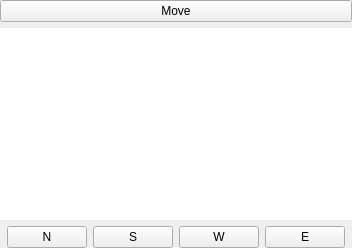
<?xml version="1.0" encoding="UTF-8"?>
<ui version="4.0">
 <class>RotatorWidget</class>
 <widget class="QDockWidget" name="RotatorWidget">
  <property name="geometry">
   <rect>
    <x>0</x>
    <y>0</y>
    <width>352</width>
    <height>248</height>
   </rect>
  </property>
  <property name="windowTitle">
   <string>Rotator</string>
  </property>
  <widget class="QWidget" name="centralwidget">
   <layout class="QVBoxLayout" name="verticalLayout">
    <property name="leftMargin">
     <number>0</number>
    </property>
    <property name="topMargin">
     <number>0</number>
    </property>
    <property name="rightMargin">
     <number>0</number>
    </property>
    <property name="bottomMargin">
     <number>0</number>
    </property>
    <item>
     <layout class="QHBoxLayout" name="horizontalLayout">
      <item>
       <widget class="QPushButton" name="pushButton">
        <property name="focusPolicy">
         <enum>Qt::FocusPolicy::NoFocus</enum>
        </property>
        <property name="text">
         <string>Move</string>
        </property>
       </widget>
      </item>
     </layout>
    </item>
    <item>
     <widget class="QGraphicsView" name="compassView">
      <property name="focusPolicy">
       <enum>Qt::FocusPolicy::ClickFocus</enum>
      </property>
      <property name="frameShape">
       <enum>QFrame::Shape::NoFrame</enum>
      </property>
      <property name="frameShadow">
       <enum>QFrame::Shadow::Plain</enum>
      </property>
      <property name="renderHints">
       <set>QPainter::RenderHint::Antialiasing|QPainter::RenderHint::SmoothPixmapTransform|QPainter::RenderHint::TextAntialiasing</set>
      </property>
     </widget>
    </item>
    <item>
     <layout class="QHBoxLayout" name="horizontalLayout_2">
      <item>
       <spacer name="horizontalSpacer">
        <property name="orientation">
         <enum>Qt::Orientation::Horizontal</enum>
        </property>
        <property name="sizeHint" stdset="0">
         <size>
          <width>40</width>
          <height>20</height>
         </size>
        </property>
       </spacer>
      </item>
      <item>
       <widget class="QPushButton" name="north_button">
        <property name="focusPolicy">
         <enum>Qt::FocusPolicy::NoFocus</enum>
        </property>
        <property name="text">
         <string>N</string>
        </property>
        <property name="iconSize">
         <size>
          <width>16</width>
          <height>16</height>
         </size>
        </property>
        <property name="flat">
         <bool>false</bool>
        </property>
       </widget>
      </item>
      <item>
       <widget class="QPushButton" name="south_button">
        <property name="focusPolicy">
         <enum>Qt::FocusPolicy::NoFocus</enum>
        </property>
        <property name="text">
         <string>S</string>
        </property>
       </widget>
      </item>
      <item>
       <widget class="QPushButton" name="west_button">
        <property name="focusPolicy">
         <enum>Qt::FocusPolicy::NoFocus</enum>
        </property>
        <property name="text">
         <string>W</string>
        </property>
       </widget>
      </item>
      <item>
       <widget class="QPushButton" name="east_button">
        <property name="focusPolicy">
         <enum>Qt::FocusPolicy::NoFocus</enum>
        </property>
        <property name="text">
         <string>E</string>
        </property>
       </widget>
      </item>
      <item>
       <spacer name="horizontalSpacer_2">
        <property name="orientation">
         <enum>Qt::Orientation::Horizontal</enum>
        </property>
        <property name="sizeHint" stdset="0">
         <size>
          <width>40</width>
          <height>20</height>
         </size>
        </property>
       </spacer>
      </item>
     </layout>
    </item>
   </layout>
  </widget>
 </widget>
 <resources/>
 <connections/>
</ui>
